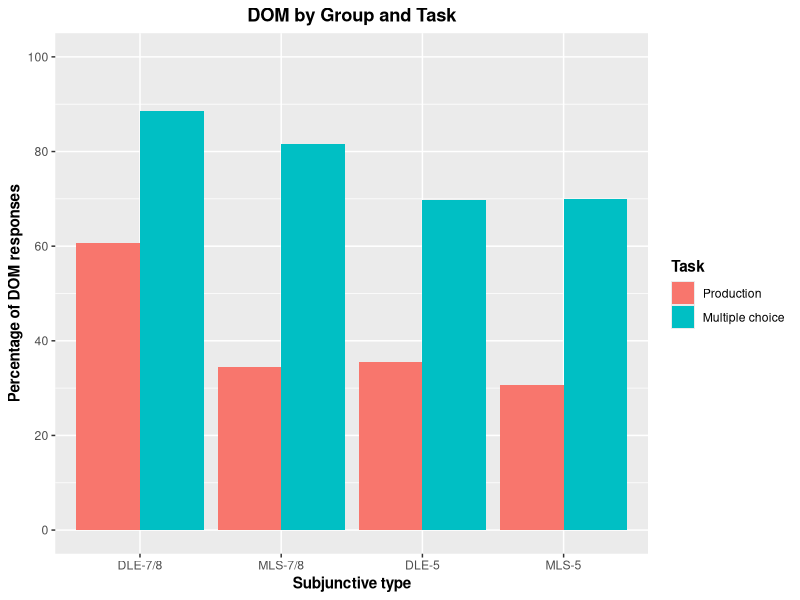
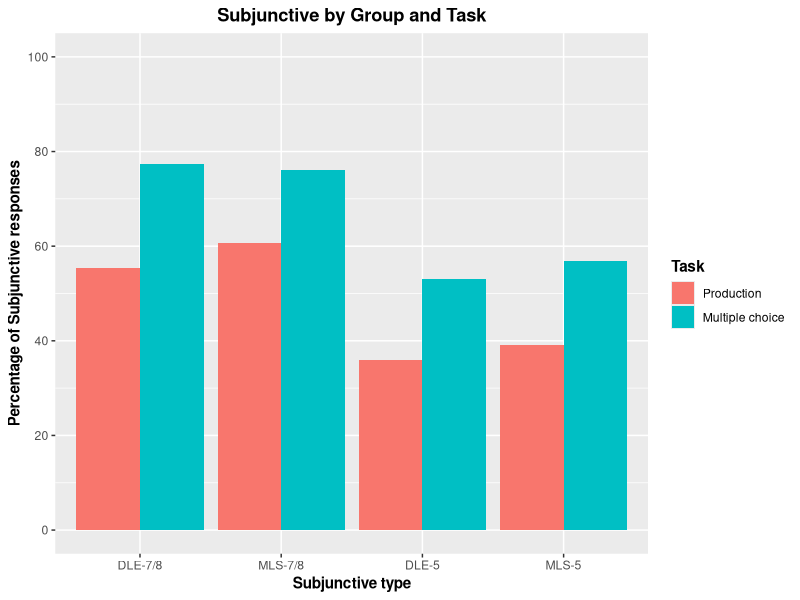

Recreate these plots in R, in order.
library(tidyverse)


# Load data
## EPT DOM
DLI78_DOM_EPT <- read_csv("./CSV Files/DLI-78/DLI-78 DOM EPT.csv") %>% 
  mutate(Group = "DLE-7/8")

MLS78_DOM_EPT <- read_csv("./CSV Files/MLS-78/MLS-78 DOM EPT.csv")

DLI5_DOM_EPT <- read_csv("./CSV Files/DLI-5/DLI-5 DOM EPT.csv") %>% 
  mutate(Group = "DLE-5")

MLS5_DOM_EPT <- read_csv("./CSV Files/MLS-5/MLS-5 DOM EPT.csv")


## FCT DOM
DLI78_DOM_FCT <- read_csv("./CSV Files/DLI-78/DLI-78 DOM FCT.csv")  %>%
  mutate(Group = "DLE-7/8")

MLS78_DOM_FCT <- read_csv("./CSV Files/MLS-78/MLS-78 DOM FCT.csv")

DLI5_DOM_FCT <- read_csv("./CSV Files/DLI-5/DLI-5 DOM FCT.csv") %>% 
  mutate(Group = "DLE-5")

MLS5_DOM_FCT <- read_csv("./CSV Files/MLS-5/MLS-5 DOM FCT.csv")


## EPT Subjunctive
DLI78_Subj_EPT <- read_csv("./CSV Files/DLI-78/DLI-78 Subjunctive EPT.csv") %>% 
  mutate(Group = "DLE-7/8") %>% 
  filter(Property == "Intensional subjunctive")

MLS78_Subj_EPT <- read_csv("./CSV Files/MLS-78/MLS-78 Subjunctive EPT.csv") %>% 
  filter(Property == "Intensional subjunctive")

DLI5_Subj_EPT <- read_csv("./CSV Files/DLI-5/DLI-5 Subjunctive EPT.csv") %>% 
  mutate(Group = "DLE-5") %>% 
  filter(Property == "Intensional subjunctive")

MLS5_Subj_EPT <- read_csv("./CSV Files/MLS-5/MLS-5 Subjunctive EPT.csv") %>% 
  filter(Property == "Intensional subjunctive")


## FCT Subjunctive
DLI78_Subj_FCT <- read_csv("./CSV Files/DLI-78/DLI-78 Subjunctive FCT.csv")  %>%
  mutate(Group = "DLE-7/8") %>% 
  filter(Property == "Intensional subjunctive")

MLS78_Subj_FCT <- read_csv("./CSV Files/MLS-78/MLS-78 Subjunctive FCT.csv") %>% 
  filter(Property == "Intensional subjunctive")

DLI5_Subj_FCT <- read_csv("./CSV Files/DLI-5/DLI-5 Subjunctive FCT.csv") %>% 
  mutate(Group = "DLE-5")

MLS5_Subj_FCT <- read_csv("./CSV Files/MLS-5/MLS-5 Subjunctive FCT.csv") %>% 
  filter(Property == "Intensional subjunctive")


# Generate aggregate levels for DOM
## Create individual values
DLI78_DOM_EPT_Structure <- aggregate(DLI78_DOM_EPT$DOM_Use, list(DLI78_DOM_EPT$Structure), FUN = mean, na.rm = TRUE)
DLI78_DOM_EPT_Structure <- DLI78_DOM_EPT_Structure %>% rename(Structure_Avg = x)
DLI78_DOM_EPT_Structure <- left_join(DLI78_DOM_EPT, DLI78_DOM_EPT_Structure, by = c("Structure" = "Group.1")) %>%  
  mutate(Structure_Percentage = Structure_Avg * 100)

DLI78_DOM_FCT_Structure <- aggregate(DLI78_DOM_FCT$DOM_Use, list(DLI78_DOM_FCT$Structure), FUN = mean, na.rm = TRUE)
DLI78_DOM_FCT_Structure <- DLI78_DOM_FCT_Structure %>% rename(Structure_Avg = x)
DLI78_DOM_FCT_Structure <- left_join(DLI78_DOM_FCT, DLI78_DOM_FCT_Structure, by = c("Structure" = "Group.1")) %>%  
  mutate(Structure_Percentage = Structure_Avg * 100)

MLS78_DOM_EPT_Structure <- aggregate(MLS78_DOM_EPT$DOM_Use, list(MLS78_DOM_EPT$Structure), FUN = mean, na.rm = TRUE)
MLS78_DOM_EPT_Structure <- MLS78_DOM_EPT_Structure %>% rename(Structure_Avg = x)
MLS78_DOM_EPT_Structure <- left_join(MLS78_DOM_EPT, MLS78_DOM_EPT_Structure, by = c("Structure" = "Group.1")) %>%  
  mutate(Structure_Percentage = Structure_Avg * 100)

MLS78_DOM_FCT_Structure <- aggregate(MLS78_DOM_FCT$DOM_Use, list(MLS78_DOM_FCT$Structure), FUN = mean, na.rm = TRUE)
MLS78_DOM_FCT_Structure <- MLS78_DOM_FCT_Structure %>% rename(Structure_Avg = x)
MLS78_DOM_FCT_Structure <- left_join(MLS78_DOM_FCT, MLS78_DOM_FCT_Structure, by = c("Structure" = "Group.1")) %>%  
  mutate(Structure_Percentage = Structure_Avg * 100)

DLI5_DOM_EPT_Structure <- aggregate(DLI5_DOM_EPT$DOM_Use, list(DLI5_DOM_EPT$Structure), FUN = mean, na.rm = TRUE)
DLI5_DOM_EPT_Structure <- DLI5_DOM_EPT_Structure %>% rename(Structure_Avg = x)
DLI5_DOM_EPT_Structure <- left_join(DLI5_DOM_EPT, DLI5_DOM_EPT_Structure, by = c("Structure" = "Group.1")) %>%  
  mutate(Structure_Percentage = Structure_Avg * 100)

DLI5_DOM_FCT_Structure <- aggregate(DLI5_DOM_FCT$DOM_Use, list(DLI5_DOM_FCT$Structure), FUN = mean, na.rm = TRUE)
DLI5_DOM_FCT_Structure <- DLI5_DOM_FCT_Structure %>% rename(Structure_Avg = x)
DLI5_DOM_FCT_Structure <- left_join(DLI5_DOM_FCT, DLI5_DOM_FCT_Structure, by = c("Structure" = "Group.1")) %>%  
  mutate(Structure_Percentage = Structure_Avg * 100)

MLS5_DOM_EPT_Structure <- aggregate(MLS5_DOM_EPT$DOM_Use, list(MLS5_DOM_EPT$Structure), FUN = mean, na.rm = TRUE)
MLS5_DOM_EPT_Structure <- MLS5_DOM_EPT_Structure %>% rename(Structure_Avg = x)
MLS5_DOM_EPT_Structure <- left_join(MLS5_DOM_EPT, MLS5_DOM_EPT_Structure, by = c("Structure" = "Group.1")) %>%  
  mutate(Structure_Percentage = Structure_Avg * 100)

MLS5_DOM_FCT_Structure <- aggregate(MLS5_DOM_FCT$DOM_Use, list(MLS5_DOM_FCT$Structure), FUN = mean, na.rm = TRUE)
MLS5_DOM_FCT_Structure <- MLS5_DOM_FCT_Structure %>% rename(Structure_Avg = x)
MLS5_DOM_FCT_Structure <- left_join(MLS5_DOM_FCT, MLS5_DOM_FCT_Structure, by = c("Structure" = "Group.1")) %>%  
  mutate(Structure_Percentage = Structure_Avg * 100)


## Rejoin datasets
EPT_DOM <- rbind(DLI78_DOM_EPT_Structure, MLS78_DOM_EPT_Structure, DLI5_DOM_EPT_Structure, MLS5_DOM_EPT_Structure) %>% 
  mutate(Task = "Production")
FCT_DOM <- rbind(DLI78_DOM_FCT_Structure, MLS78_DOM_FCT_Structure, DLI5_DOM_FCT_Structure, MLS5_DOM_FCT_Structure) %>% 
  mutate(Task = "Multiple choice")

Aggregate_DOM <- rbind(EPT_DOM, FCT_DOM)
Aggregate_DOM$Group <- factor(Aggregate_DOM$Group, levels = c("DLE-7/8", "MLS-7/8", "DLE-5", "MLS-5"))
Aggregate_DOM$Task <- factor(Aggregate_DOM$Task, levels = c("Production", "Multiple choice"))


# Generate aggregate levels for subjunctive
## Create individual values
DLI78_Subj_EPT_Structure <- aggregate(DLI78_Subj_EPT$Mood_Use, list(DLI78_Subj_EPT$Structure), FUN = mean, na.rm = TRUE)
DLI78_Subj_EPT_Structure <- DLI78_Subj_EPT_Structure %>% rename(Structure_Avg = x)
DLI78_Subj_EPT_Structure <- left_join(DLI78_Subj_EPT, DLI78_Subj_EPT_Structure, by = c("Structure" = "Group.1")) %>%  
  mutate(Structure_Percentage = Structure_Avg * 100)

DLI78_Subj_FCT_Structure <- aggregate(DLI78_Subj_FCT$Mood_Use, list(DLI78_Subj_FCT$Structure), FUN = mean, na.rm = TRUE)
DLI78_Subj_FCT_Structure <- DLI78_Subj_FCT_Structure %>% rename(Structure_Avg = x)
DLI78_Subj_FCT_Structure <- left_join(DLI78_Subj_FCT, DLI78_Subj_FCT_Structure, by = c("Structure" = "Group.1")) %>%  
  mutate(Structure_Percentage = Structure_Avg * 100)

MLS78_Subj_EPT_Structure <- aggregate(MLS78_Subj_EPT$Mood_Use, list(MLS78_Subj_EPT$Structure), FUN = mean, na.rm = TRUE)
MLS78_Subj_EPT_Structure <- MLS78_Subj_EPT_Structure %>% rename(Structure_Avg = x)
MLS78_Subj_EPT_Structure <- left_join(MLS78_Subj_EPT, MLS78_Subj_EPT_Structure, by = c("Structure" = "Group.1")) %>%  
  mutate(Structure_Percentage = Structure_Avg * 100)

MLS78_Subj_FCT_Structure <- aggregate(MLS78_Subj_FCT$Mood_Use, list(MLS78_Subj_FCT$Structure), FUN = mean, na.rm = TRUE)
MLS78_Subj_FCT_Structure <- MLS78_Subj_FCT_Structure %>% rename(Structure_Avg = x)
MLS78_Subj_FCT_Structure <- left_join(MLS78_Subj_FCT, MLS78_Subj_FCT_Structure, by = c("Structure" = "Group.1")) %>%  
  mutate(Structure_Percentage = Structure_Avg * 100)

DLI5_Subj_EPT_Structure <- aggregate(DLI5_Subj_EPT$Mood_Use, list(DLI5_Subj_EPT$Structure), FUN = mean, na.rm = TRUE)
DLI5_Subj_EPT_Structure <- DLI5_Subj_EPT_Structure %>% rename(Structure_Avg = x)
DLI5_Subj_EPT_Structure <- left_join(DLI5_Subj_EPT, DLI5_Subj_EPT_Structure, by = c("Structure" = "Group.1")) %>%  
  mutate(Structure_Percentage = Structure_Avg * 100)

DLI5_Subj_FCT_Structure <- aggregate(DLI5_Subj_FCT$Mood_Use, list(DLI5_Subj_FCT$Structure), FUN = mean, na.rm = TRUE)
DLI5_Subj_FCT_Structure <- DLI5_Subj_FCT_Structure %>% rename(Structure_Avg = x)
DLI5_Subj_FCT_Structure <- left_join(DLI5_Subj_FCT, DLI5_Subj_FCT_Structure, by = c("Structure" = "Group.1")) %>%  
  mutate(Structure_Percentage = Structure_Avg * 100)

MLS5_Subj_EPT_Structure <- aggregate(MLS5_Subj_EPT$Mood_Use, list(MLS5_Subj_EPT$Structure), FUN = mean, na.rm = TRUE)
MLS5_Subj_EPT_Structure <- MLS5_Subj_EPT_Structure %>% rename(Structure_Avg = x)
MLS5_Subj_EPT_Structure <- left_join(MLS5_Subj_EPT, MLS5_Subj_EPT_Structure, by = c("Structure" = "Group.1")) %>%  
  mutate(Structure_Percentage = Structure_Avg * 100)

MLS5_Subj_FCT_Structure <- aggregate(MLS5_Subj_FCT$Mood_Use, list(MLS5_Subj_FCT$Structure), FUN = mean, na.rm = TRUE)
MLS5_Subj_FCT_Structure <- MLS5_Subj_FCT_Structure %>% rename(Structure_Avg = x)
MLS5_Subj_FCT_Structure <- left_join(MLS5_Subj_FCT, MLS5_Subj_FCT_Structure, by = c("Structure" = "Group.1")) %>%  
  mutate(Structure_Percentage = Structure_Avg * 100)


## Rejoin datasets
EPT_Subj <- rbind(DLI78_Subj_EPT_Structure, MLS78_Subj_EPT_Structure, DLI5_Subj_EPT_Structure, MLS5_Subj_EPT_Structure) %>% 
  mutate(Task = "Production")
FCT_Subj <- rbind(DLI78_Subj_FCT_Structure, MLS78_Subj_FCT_Structure, DLI5_Subj_FCT_Structure, MLS5_Subj_FCT_Structure) %>% 
  mutate(Task = "Multiple choice")

Aggregate_Subj <- rbind(EPT_Subj, FCT_Subj)
Aggregate_Subj$Group <- factor(Aggregate_Subj$Group, levels = c("DLE-7/8", "MLS-7/8", "DLE-5", "MLS-5"))
Aggregate_Subj$Task <- factor(Aggregate_Subj$Task, levels = c("Production", "Multiple choice"))


# Generate bar graphs
## DOM
Aggregate_DOM %>% 
  ggplot(aes(x = Group, y = Structure_Percentage, fill = Task)) + 
  geom_bar(position = "dodge", stat = "identity") +
  scale_y_continuous(breaks = seq (0, 100, 20),
                     limits = c(0, 100)) +
  labs(x = "Subjunctive type", y = "Percentage of DOM responses", fill = "Task", title = "DOM by Group and Task") +
  theme(axis.title = element_text(face = "bold"),
        plot.title = element_text(hjust = 0.5, face = "bold"),
        legend.title = element_text(face = "bold"),
        strip.text.x = element_text(face = "bold"))


## Subjunctive
Aggregate_Subj %>% 
  ggplot(aes(x = Group, y = Structure_Percentage, fill = Task)) + 
  geom_bar(position = "dodge", stat = "identity") +
  scale_y_continuous(breaks = seq (0, 100, 20),
                     limits = c(0, 100)) +
  labs(x = "Subjunctive type", y = "Percentage of Subjunctive responses", fill = "Task", title = "Subjunctive by Group and Task") +
  theme(axis.title = element_text(face = "bold"),
        plot.title = element_text(hjust = 0.5, face = "bold"),
        legend.title = element_text(face = "bold"),
        strip.text.x = element_text(face = "bold"))
